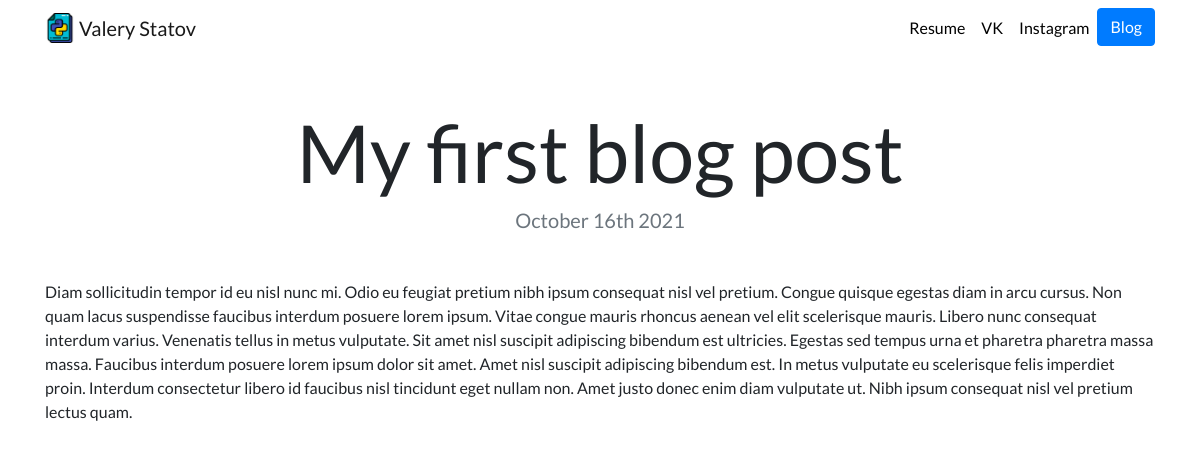
Screenshot of /blog/9 with the database file from the repository.
### blog/models.py (models this page shows, shortened)
class Blog(models.Model):
    title = models.CharField(max_length=200)
    date = models.DateField()
    description = models.TextField()

### blog/views.py (the view)
# urls.py: path('<int:blog_id>', views.detail, name='detail'),
def detail(request, blog_id):
    blog = get_object_or_404(Blog, pk=blog_id)
    return render(request, 'blog/detail.html', {'blog': blog})

### blog/templates/blog/detail.html
{% extends "portfolio/base.html" %}
{% load static %}
{% block content %}
<h1 class="text-center mt-5" id="blogdetailtitle">{{ blog.title }}</h1>
<h5 class="text-center text-muted mb-5">{{ blog.date|date:'F jS Y' }}</h5>
{{ blog.description|safe }}
{% endblock %}

### portfolio/static/portfolio/custom.css (style rules this page uses)
body { font-family: 'Lato', sans-serif; }
@media (min-width: 992px) { #blogdetailtitle { font-size: 5rem; } }

### rows the page displays
Blog: title "My first blog post", date "October 16th 2021", description "Diam sollicitudin tempor id eu nisl nunc mi. Odio eu feugiat pretium nibh ipsum consequat nisl vel pretium. Congue quisque egestas diam in arcu cursus. Non quam lacus suspendisse faucibus interdum posuere lorem ipsum. Vitae congue mauris rhoncus aenean vel elit scelerisque mauris. Libero nunc consequat interdum varius. Venenatis tellus in metus vulputate. Sit amet nisl suscipit adipiscing bibendum est ultricies. Egestas sed tempus urna et pharetra pharetra massa massa. Faucibus interdum posuere lorem ipsum dolor sit amet. Amet nisl suscipit adipiscing bibendum est. In metus vulputate eu scelerisque felis imperdiet proin. Interdum consectetur libero id faucibus nisl tincidunt eget nullam…"
